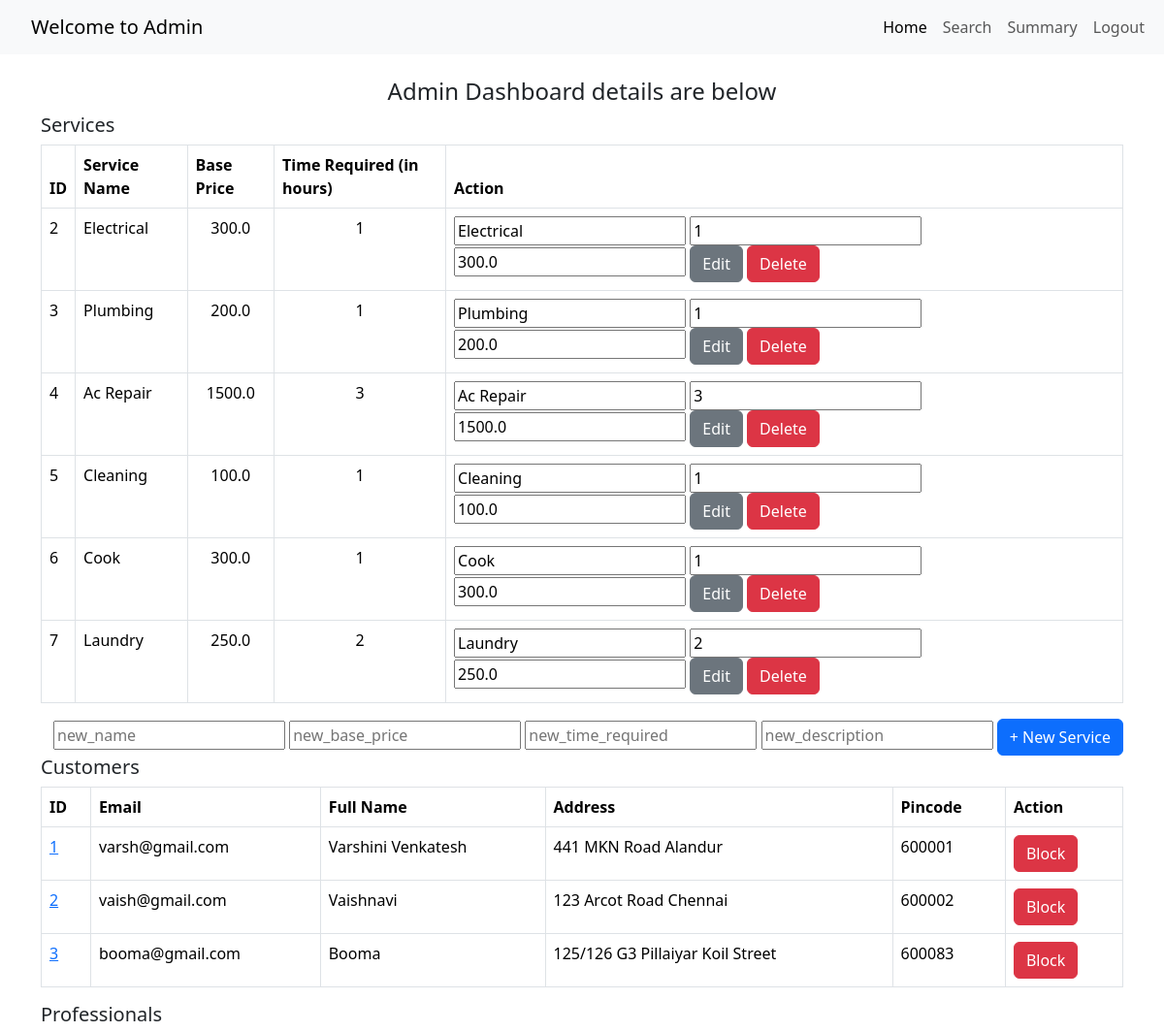
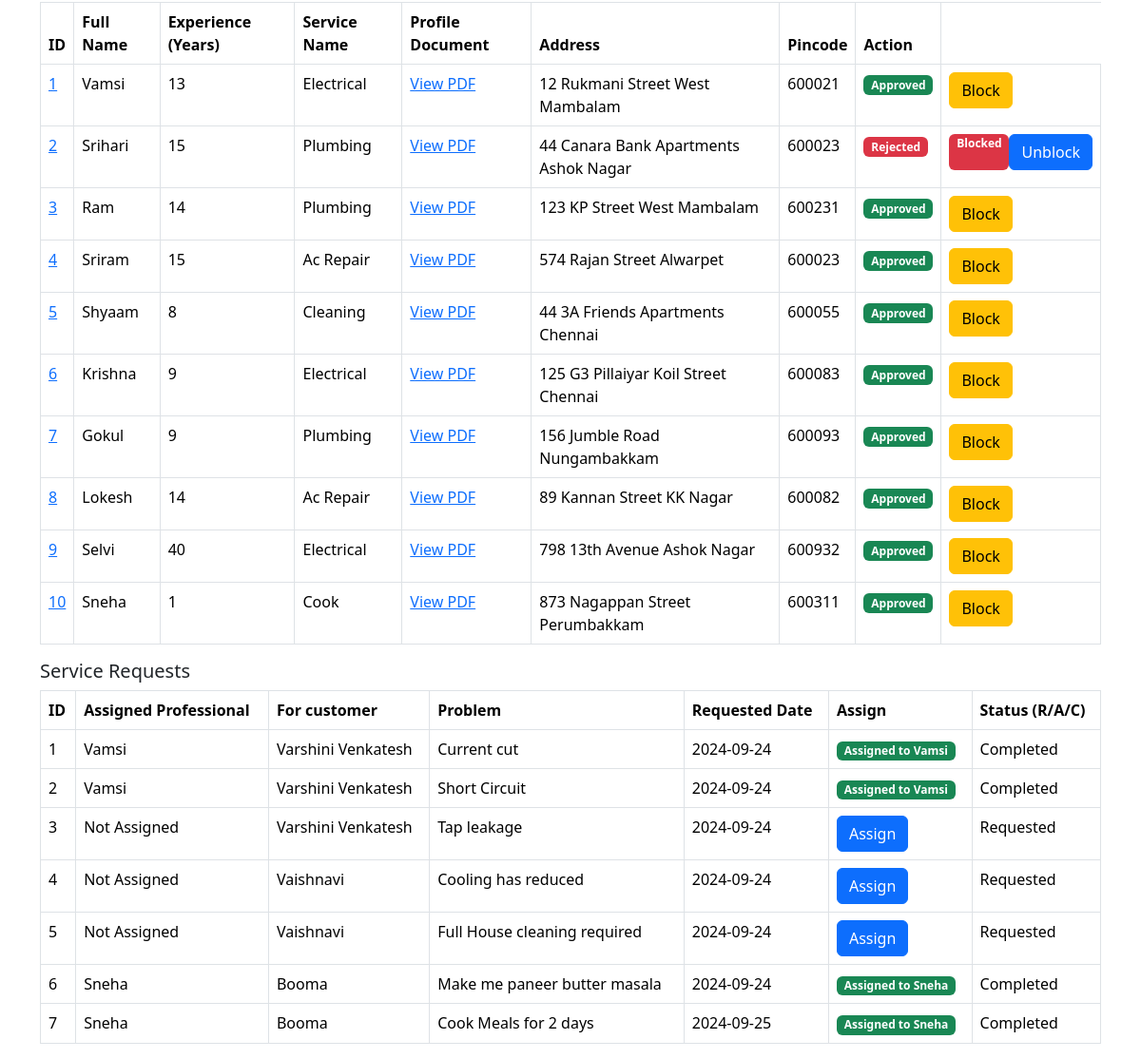
The page /admindashboard on the database as committed earlier (2 pictures, top to bottom).
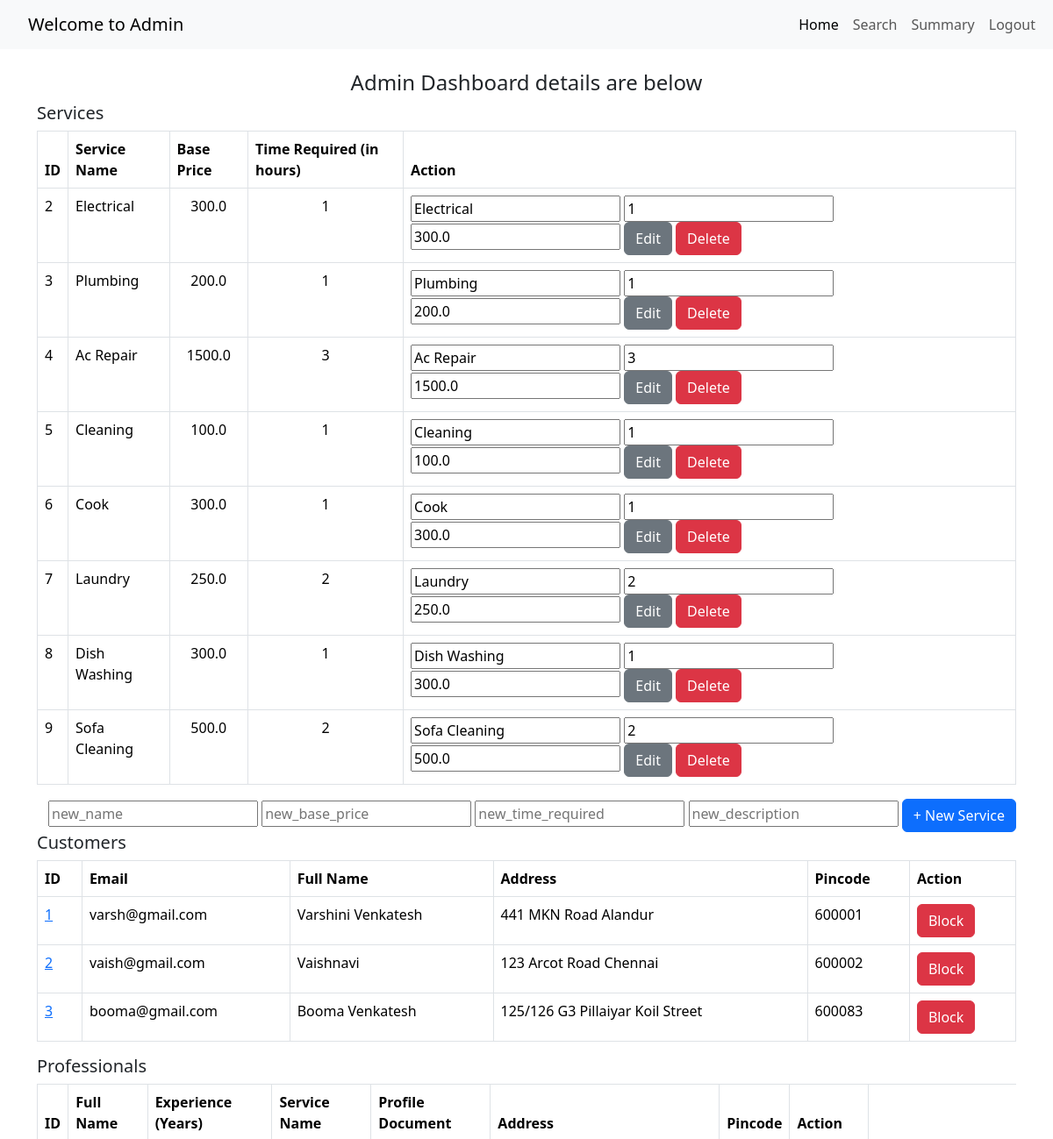
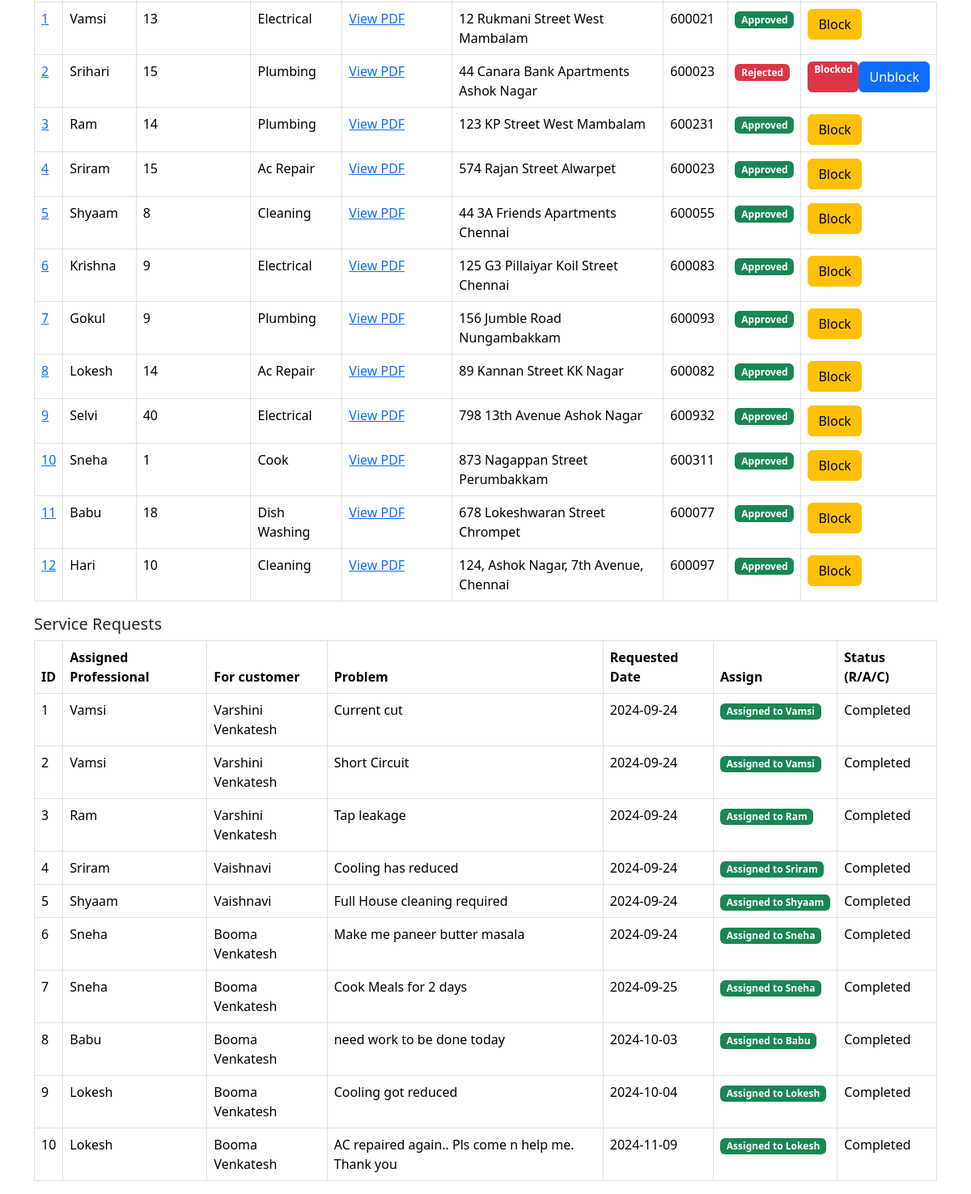
The same page on the database as committed later (2 pictures, top to bottom).
### application/models.py (models this page shows, shortened)
class Service(db.Model):
    __tablename__ = 'services'
    service_id = db.Column(db.Integer, primary_key=True)
    name = db.Column(db.String(100), nullable=False)
    base_price = db.Column(db.Float, nullable=False)
    time_required = db.Column(db.String(50), nullable=False)
    descriptions = db.Column(db.Text, nullable=True)
    service_requests_list = db.relationship('ServiceRequest', backref='service', cascade='all, delete-orphan', lazy=True)

class Customer(db.Model):
    __tablename__ = 'customers'
    id = db.Column(db.Integer, primary_key=True)
    email = db.Column(db.String(120), unique=True, nullable=False)
    password = db.Column(db.String(120), nullable=False)
    full_name = db.Column(db.String(100), nullable=False)
    address = db.Column(db.String(200), nullable=False)
    pincode = db.Column(db.String(10), nullable=False)

class ServiceProfessional(db.Model):
    __tablename__ = 'service_professionals'
    id = db.Column(db.Integer, primary_key=True)
    email = db.Column(db.String(120), unique=True, nullable=False)
    password = db.Column(db.String(120), nullable=False)
    full_name = db.Column(db.String(100), nullable=False)
    service_id = db.Column(db.Integer, db.ForeignKey('services.service_id'), nullable=False)
    experience = db.Column(db.Integer, nullable=False)
    profile_doc = db.Column(db.String(200), nullable=False)
    address = db.Column(db.String(200), nullable=False)
    pincode = db.Column(db.String(10), nullable=False)
    date_created = db.Column(db.DateTime, default=date.today())
    status = db.Column(db.String(50), nullable=False)
    service = db.relationship('Service', backref='service_professionals', lazy=True)

class ServiceRequest(db.Model):
    __tablename__ = 'service_requests'
    serv_req_id = db.Column(db.Integer, primary_key=True)
    service_id = db.Column(db.Integer, db.ForeignKey('services.service_id'), nullable=False)
    cust_id = db.Column(db.Integer, db.ForeignKey('customers.id'), nullable=False)
    professional_id = db.Column(db.Integer, db.ForeignKey('service_professionals.id'), nullable=True)
    date_of_req = db.Column(db.DateTime, default=date.today)
    date_of_completion = db.Column(db.DateTime, nullable=True)
    service_status = db.Column(db.String(50), nullable=False)  # requested, assigned, completed
    remarks = db.Column(db.Text, nullable=True)
    professional = db.relationship('ServiceProfessional', backref='service_requests', lazy=True)
    customer = db.relationship('Customer', backref='service_requests', lazy=True)

### app.py (the view)
@app.route('/admindashboard', methods= ['GET'])
def admindashboard():
    if request.method == 'GET':
        services = Service.query.all()
        professionals = ServiceProfessional.query.all()
        service_requests = ServiceRequest.query.all()
        customers = Customer.query.all()
        return render_template("admindashboard.html", services = services, professionals = professionals, service_requests = service_requests, customers = customers)

### templates/admindashboard.html (shortened to what the changed rows need)
<!DOCTYPE html>
<html lang="en">
<head>
    <link href="https://cdn.jsdelivr.net/npm/bootstrap@5.3.3/dist/css/bootstrap.min.css" rel="stylesheet">
</head>
<body>
    <div class="container mt-4">
        <div class="row">
            <div class="col-md-12">
                <table class="table table-bordered">
                    <thead>
                        <tr>
                            <th>ID</th>
                            <th>Service Name</th>
                            <th>Base Price</th>
                            <th>Time Required (in hours)</th>
                            <th>Action</th>
                        </tr>
                    </thead>
                    <tbody>
                        {% for service in services %}
                        <tr>
                            <td>{{ service.service_id }}</td>
                            <td>{{ service.name }}</td>
                            <td style="text-align: center;">{{ service.base_price }}</td>
                            <td style="text-align: center;">{{ service.time_required }}</td>
                            <td>
                                <form action="{{ url_for('edit_service', id=service.service_id) }}" method="POST" style="display:inline;">
                                    <input type="text" name="name" value="{{ service.name }}" placeholder="name" required>
                                    <input type="number" name="time_required" value="{{ service.time_required }}" placeholder="timing" required>
                                    <input type="number" name="base_price" value="{{ service.base_price }}" placeholder="base_price" required>
                                    <button type="submit" class="btn btn-secondary">Edit</button>
                                </form>
                                <form action="{{ url_for('delete_service', id=service.service_id) }}" method="POST" style="display:inline;">
                                    <button type="submit" class="btn btn-danger">Delete</button>
                                </form>
                            </td>
                        </tr>
                        {% else %}
                        <tr>
                            <td colspan="4">No services found</td>
                        </tr>
                        {% endfor %}
                    </tbody>
                </table>
        </div>
            <div class="col-md-12">
                <table class="table table-bordered">
                    <thead>
                        <tr>
                            <th>ID</th>
                            <th>Email</th>
                            <th>Full Name</th>
                            <th>Address</th>
                            <th>Pincode</th>
                            <th>Action</th>
                        </tr>
                    </thead>
                    <tbody>
                        {% for customer in customers %}
                        <tr>
                            <td><a href="{{ url_for('viewcustomerprofile', id=customer.id) }}">{{ customer.id }}</a></td>
                            <td>{{ customer.email }}</td>
                            <td>{{ customer.full_name }}</td>
                            <td>{{ customer.address }}</td>
                            <td>{{ customer.pincode }}</td>
                            <td>
                                <form action="{{ url_for('block_customer', id=customer.id) }}" method="POST" style="display:inline;">
                                    <button type="submit" class="btn btn-danger">Block</button>
                                </form>
                            </td>
                        </tr>
                        {% else %}
                        <tr>
                            <td colspan="5">No Customers found</td>
                        </tr>
                        {% endfor %}
                    </tbody>
                </table>
            </div>
            <div class="col-md-12">
                <table class="table table-bordered">
                    <thead>
                        <tr>
                            <th>ID</th>
                            <th>Full Name</th>
                            <th>Experience (Years)</th>
                            <th>Service Name</th>
                            <th>Profile Document</th>
                            <th>Address</th>
                            <th>Pincode</th>
                            <th>Action</th>
                        </tr>
                    </thead>
                    <tbody>
                        {% for professional in professionals %}
                        <tr>
                            <td><a href="{{ url_for('viewprofessionalprofile', id=professional.id) }}">{{ professional.id }}</a></td>
                            <td>{{ professional.full_name }}</td>
                            <td>{{ professional.experience }}</td>
                            <td>{{ professional.service.name }}</td>
                            <td>
                                {% if professional.profile_doc %}
                                    {% if professional.profile_doc.endswith('.pdf') %}
                                        <a href="{{ url_for('uploaded_file', filename=professional.profile_doc) }}" target="_blank">
                                            View PDF
                                        </a>
                                    {% endif %}
                                {% else %}
                                    No Document
                                {% endif %}
                            </td>
                            <td>{{ professional.address }}</td>
                            <td>{{ professional.pincode }}</td>
                            <td>
                                <div class="btn-group" role="group" aria-label="Basic mixed styles example">
                                    {% if professional.status == 'requested' %}
                                        <form action="{{ url_for('approve_professional', id=professional.id) }}" method="POST" style="display:inline;">
                                            <button type="submit" class="btn btn-success">Approve</button>
                                        </form>
                                        <form action="{{ url_for('reject_professional', id=professional.id) }}" method="POST" style="display:inline;">
                                            <button type="submit" class="btn btn-danger">Rejected</button>
                                        </form>
                                        <form action="{{ url_for('delete_professional', id=professional.id) }}" method="POST" style="display:inline;">
                                            <button type="submit" class="btn btn-warning">Delete</button>
                                        </form>
                                    {% elif professional.status == 'accepted' %}
                                        <span class="badge bg-success">Approved</span>
                                    {% elif professional.status == 'rejected' %}
                                        <span class="badge bg-danger">Rejected</span>
                                    {% else %}
                                        <span class="badge bg-info">{{ professional.status.title() }}</span>
                                    {% endif %}
                                </div>
                            </td>
                            <td>
                                <div class="btn-group" role="group" aria-label="Professional status actions">
                                    {% if professional.status == 'requested' %}
                                        <form action="{{ url_for('approve_professional', id=professional.id) }}" method="POST" style="display:inline;">
                                            <button type="submit" class="btn btn-success">Approve</button>
                                        </form>
                                        <form action="{{ url_for('reject_professional', id=professional.id) }}" method="POST" style="display:inline;">
                                            <button type="submit" class="btn btn-danger">Reject</button>
                                        </form>
                                    {% elif professional.status == 'accepted' %}
                                        <form action="{{ url_for('block_professional', id=professional.id) }}" method="POST" style="display:inline;">
                                            <button type="submit" class="btn btn-warning">Block</button>
                                        </form>
                                    {% elif professional.status == 'rejected' %}
                                        <span class="badge bg-danger">Blocked</span>
                                        <form action="{{ url_for('unblock_professional', id=professional.id) }}" method="POST" style="display:inline;">
                                            <button type="submit" class="btn btn-primary">Unblock</button>
                                        </form>
                                    {% else %}
                                        <span class="badge bg-info">{{ professional.status.title() }}</span>
                                    {% endif %}
                                </div>
                            </td>
                        </tr>
                        {% else %}
                        <tr>
                            <td colspan="5">No professionals found</td>
                        </tr>
                        {% endfor %}
                    </tbody>
                </table>
            </div>
            <div class="col-md-12">
                <table class="table table-bordered">
                    <thead>
                        <tr>
                            <th>ID</th>
                            <th>Assigned Professional</th>
                            <th>For customer</th>
                            <th>Problem</th>
                            <th>Requested Date</th>
                            <th>Assign</th>
                            <th>Status (R/A/C)</th>
                        </tr>
                    </thead>
                    <tbody>
                        {% for request in service_requests %}
                        <tr>
                            <td>{{ request.serv_req_id }}</td>
                            <td>{% if request.professional.status == 'accepted' %} {{ request.professional.full_name }} {% else %} Not Assigned {% endif %}</td>
                            <td>{% if request.customer %} {{ request.customer.full_name }} {% else %} Not Assigned {% endif %}</td>
                            <td>{{ request.remarks }}</td>
                            <td>{{ request.date_of_req.strftime('%Y-%m-%d') }}</td>
                            <td>
                                {% if request.professional.status == 'accepted' %}
                                    <span class="badge bg-success">Assigned to {{ request.professional.full_name }}</span>
                                {% else %}
                                    <form action="{{ url_for('assign_professional', request_id=request.serv_req_id) }}" method="POST">
                                        <button type="submit" class="btn btn-primary">Assign</button>
                                    </form>
                                {% endif %}
                            </td>
                            <td>{{ request.service_status.title() }}</td>
                        </tr>
                        {% else %}
                        <tr>
                            <td colspan="4">No service requests found</td>
                        </tr>
                        {% endfor %}
                    </tbody>
                </table>
            </div>
        </div>
    </div>
</body>
</html>

Rows that differ between the two databases and show on the page:
added Service: service_id "8", name "Dish Washing", base_price "300.0", time_required "1"
added Service: service_id "9", name "Sofa Cleaning", base_price "500.0", time_required "2"
changed Customer "booma@gmail.com": full_name "Booma" → "Booma Venkatesh"
added ServiceProfessional: id "11", full_name "Babu", experience "18", service.name "Dish Washing", address "678 Lokeshwaran Street Chrompet", pincode "600077", status "Approved"
added ServiceProfessional: id "12", full_name "Hari", experience "10", service.name "Cleaning", address "124, Ashok Nagar, 7th Avenue, Chennai", pincode "600097", status "Approved"
changed ServiceRequest "Tap leakage": professional.full_name (not shown) → "Ram"; service_status "Requested" → "Completed"; text "Not Assigned Assign" → "Assigned to"
changed ServiceRequest "Cooling has reduced": professional.full_name (not shown) → "Sriram"; service_status "Requested" → "Completed"; text "Not Assigned Assign" → "Assigned to"
changed ServiceRequest "Full House cleaning required": professional.full_name (not shown) → "Shyaam"; service_status "Requested" → "Completed"; text "Not Assigned Assign" → "Assigned to"
changed through a linked row, ServiceRequest "Make me paneer butter masala": customer.full_name "Booma" → "Booma Venkatesh"
changed through a linked row, ServiceRequest "Cook Meals for 2 days": customer.full_name "Booma" → "Booma Venkatesh"
added ServiceRequest: serv_req_id "8", professional.full_name "Babu", customer.full_name "Booma Venkatesh", remarks "need work to be done today", date_of_req "2024-10-03", service_status "Completed"
added ServiceRequest: serv_req_id "9", professional.full_name "Lokesh", customer.full_name "Booma Venkatesh", remarks "Cooling got reduced", date_of_req "2024-10-04", service_status "Completed"
added ServiceRequest: serv_req_id "10", professional.full_name "Lokesh", customer.full_name "Booma Venkatesh", remarks "AC repaired again.. Pls come n help me. Thank you", date_of_req "2024-11-09", service_status "Completed"
